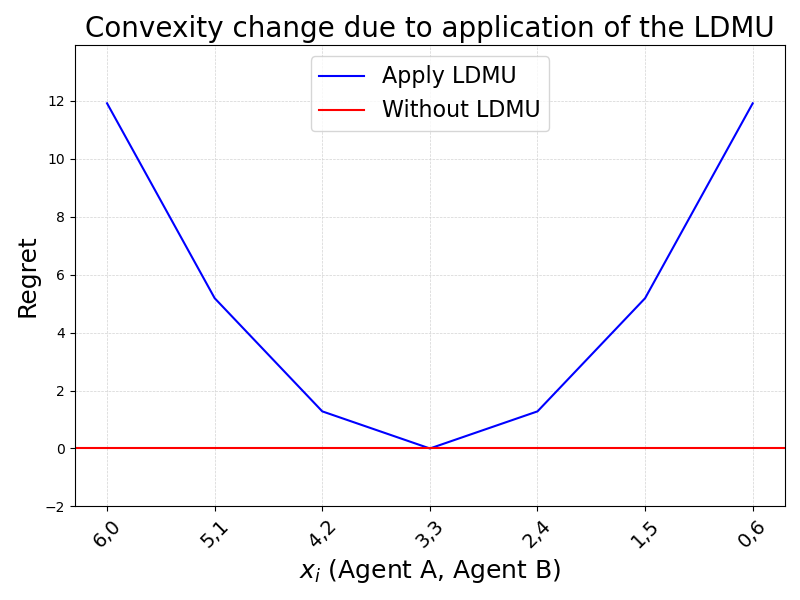

The script that saved this image:
import matplotlib.pyplot as plt
import numpy as np

marginal_rate = 0.8
reward_coefficient = 10

def f_i(x):
    return sum([reward_coefficient * (marginal_rate) ** i for i in range(x)])

def f_total(a, b):
    return f_i(a) + f_i(b)

# Q값 범위 설정
Q = [(6 - i, i) for i in range(7)]  # (Agent A, Agent B) 분배
Total_Utility = [f_total(a, b) for a, b in Q]

# 최고점을 기준으로 뒤집기
max_utility = max(Total_Utility)
Inverted_Utility = [max_utility - value for value in Total_Utility]

# 그래프 그리기
plt.figure(figsize=(8, 6))
plt.plot(range(len(Q)), Inverted_Utility, label='Apply LDMU', color='blue')

# 상수함수 추가
plt.axhline(y=0, color='red', linestyle='-', label='Without LDMU')

# 그래프 꾸미기
plt.title('Convexity change due to application of the LDMU', fontsize=20)
plt.xlabel(r'$x_i$ (Agent A, Agent B)', fontsize=18)
plt.ylabel('Regret', fontsize=18)
plt.xticks(ticks=range(len(Q)), labels=[f'{a},{b}' for a, b in Q], rotation=45, fontsize=14)
plt.ylim(-2, max_utility-min(Total_Utility)+2)
plt.grid(color='lightgray', linestyle='--', linewidth=0.5)
plt.legend(fontsize=16)
plt.tight_layout()
plt.savefig('LDMU_apply.png')